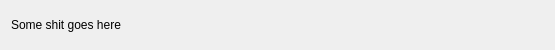
<?xml version="1.0" encoding="UTF-8"?>
<ui version="4.0">
 <class>ParentViewForm</class>
 <widget class="QWidget" name="ParentViewForm">
  <property name="geometry">
   <rect>
    <x>0</x>
    <y>0</y>
    <width>555</width>
    <height>50</height>
   </rect>
  </property>
  <property name="windowTitle">
   <string>Form</string>
  </property>
  <layout class="QHBoxLayout" name="horizontalLayout">
   <item>
    <widget class="QLabel" name="label">
     <property name="text">
      <string>Some shit goes here</string>
     </property>
    </widget>
   </item>
  </layout>
 </widget>
 <resources/>
 <connections/>
</ui>
